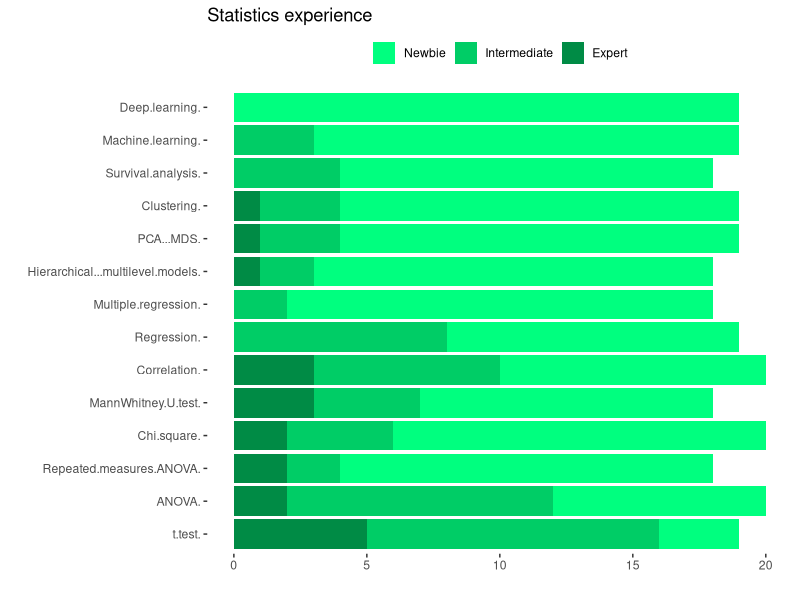
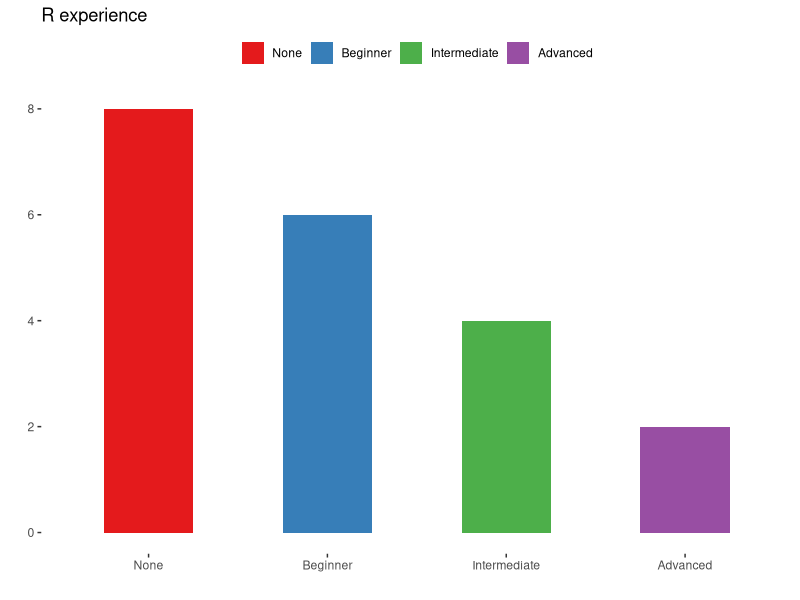

These figures' R source, in order:
## ---- chunk 1
knitr::opts_chunk$set(echo = TRUE)
knitr::opts_chunk$set(fig.path="session-intro-files/figures/")
knitr::opts_chunk$set(fig.pos = 'H')
knitr::opts_chunk$set(cache.path = "tmp")
knitr::opts_chunk$set(cache = TRUE)
## ---- chunk 2

rm(list=ls())
library(dplyr)

data.inp <- read.delim("Background.txt")


## ---- chunk 3

data.stats <- data.inp[, 4:ncol(data.inp)]
colnames(data.stats) <- gsub("How.do.you.feel.about.using.the.below.methods...", "", colnames(data.stats))

data.stats <- as.matrix(data.stats)
data.statsNumeric <- matrix(data=NA, nrow=nrow(data.stats), ncol=ncol(data.stats))
colnames(data.statsNumeric) <- colnames(data.stats)
for (i in 1:nrow(data.statsNumeric)){
  
  for (j in 1:ncol(data.statsNumeric)){
    
    #print(i,j)

    if (data.stats[i,j]=="Newbie"){
      data.statsNumeric[i,j]=0}

    if (data.stats[i,j]=="Intermediate"){
      data.statsNumeric[i,j]=1}

    if (data.stats[i,j]=="Expert"){
      data.statsNumeric[i,j]=2}
    
  }
}


library(ggplot2)
library(gplots)
library(RColorBrewer)
library(reshape)

colornames <- brewer.pal(n=3,name="Greens")

data.statsLong<- melt(data.stats)
idx.na <- which(data.statsLong$value=="")
data.statsLong <- data.statsLong[-idx.na,]

data.statsLong$value <- factor(data.statsLong$value, levels=c("Newbie", "Intermediate", "Expert"))

g.stats <- ggplot(data.statsLong, aes(data.statsLong$X2, fill=value))+geom_bar() + coord_flip() + xlab("") + scale_fill_manual(values=c("springgreen", "springgreen3", "springgreen4")) +  theme(legend.position="top") + theme(legend.title = element_blank()) + ylab("") + theme(legend.spacing.x = unit(0.2, 'cm')) + theme(panel.background = element_rect(fill = "white"))  + ggtitle("Statistics experience")

g.stats


## ---- chunk 4

colornames <- brewer.pal(n=4, "Set1")

data.inp$R.experience <- factor(data.inp$R.experience, levels = c("None", "Beginner", "Intermediate", "Advanced"))
  
g.R <- ggplot(data.inp, aes(data.inp$R.experience, fill=data.inp$R.experience))+geom_bar(width = 0.5) + xlab("") + theme(legend.position="top") + theme(legend.title = element_blank()) + ylab("") + theme(legend.spacing.x = unit(0.2, 'cm')) + theme(panel.background = element_rect(fill = "white")) + scale_fill_manual(values=colornames) + ggtitle("R experience")

g.R
